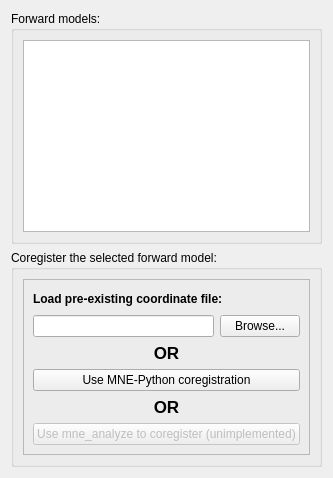
            <widget class="QWidget" name="tabCoregistration">
             <attribute name="title">
              <string>Coregistration</string>
             </attribute>
             <layout class="QFormLayout" name="formLayout_5">
              <item row="0" column="0">
               <layout class="QVBoxLayout" name="verticalLayout_10">
                <item>
                 <widget class="QGroupBox" name="groupBox_6">
                  <property name="title">
                   <string>Forward models:</string>
                  </property>
                  <layout class="QGridLayout" name="gridLayout_23">
                   <item row="0" column="0">
                    <widget class="QTableView" name="tableViewFModelsForCoregistration"/>
                   </item>
                  </layout>
                 </widget>
                </item>
                <item>
                 <widget class="QGroupBox" name="groupBoxCoregister">
                  <property name="title">
                   <string>Coregister the selected forward model:</string>
                  </property>
                  <layout class="QFormLayout" name="formLayout_13">
                   <item row="0" column="0">
                    <layout class="QVBoxLayout" name="verticalLayout_18">
                     <item>
                      <widget class="QFrame" name="frame_4">
                       <property name="frameShape">
                        <enum>QFrame::StyledPanel</enum>
                       </property>
                       <property name="frameShadow">
                        <enum>QFrame::Raised</enum>
                       </property>
                       <layout class="QGridLayout" name="gridLayout_31">
                        <item row="0" column="0">
                         <layout class="QVBoxLayout" name="verticalLayout_17">
                          <item>
                           <layout class="QVBoxLayout" name="verticalLayout_16">
                            <item>
                             <layout class="QHBoxLayout" name="horizontalLayout_22">
                              <item>
                               <widget class="QLabel" name="label_9">
                                <property name="font">
                                 <font>
                                  <weight>75</weight>
                                  <bold>true</bold>
                                 </font>
                                </property>
                                <property name="toolTip">
                                 <string/>
                                </property>
                                <property name="whatsThis">
                                 <string>MRI-image reconstruction can take a day, therefore Meggie only allows importing the pre-reconstructed image. You can, however, examine the reconstructed image with provided tools.</string>
                                </property>
                                <property name="text">
                                 <string>Load pre-existing coordinate file:</string>
                                </property>
                               </widget>
                              </item>
                              <item>
                               <spacer name="horizontalSpacer_4">
                                <property name="orientation">
                                 <enum>Qt::Horizontal</enum>
                                </property>
                                <property name="sizeHint" stdset="0">
                                 <size>
                                  <width>40</width>
                                  <height>20</height>
                                 </size>
                                </property>
                               </spacer>
                              </item>
                             </layout>
                            </item>
                            <item>
                             <layout class="QHBoxLayout" name="horizontalLayout_9">
                              <item>
                               <widget class="QLineEdit" name="lineEditCoregistration">
                                <property name="whatsThis">
                                 <string>MRI-image reconstruction can take a day, therefore Meggie only allows importing the pre-reconstructed image. You can, however, examine the reconstructed image with provided tools.</string>
                                </property>
                               </widget>
                              </item>
                              <item>
                               <widget class="QPushButton" name="pushButtonBrowseCoregistration">
                                <property name="whatsThis">
                                 <string>MRI-image reconstruction can take a day, therefore Meggie only allows importing the pre-reconstructed image. You can, however, examine the reconstructed image with provided tools.</string>
                                </property>
                                <property name="text">
                                 <string>Browse...</string>
                                </property>
                               </widget>
                              </item>
                             </layout>
                            </item>
                           </layout>
                          </item>
                          <item>
                           <widget class="QLabel" name="label_10">
                            <property name="font">
                             <font>
                              <pointsize>13</pointsize>
                              <weight>75</weight>
                              <bold>true</bold>
                             </font>
                            </property>
                            <property name="text">
                             <string>OR</string>
                            </property>
                            <property name="alignment">
                             <set>Qt::AlignCenter</set>
                            </property>
                           </widget>
                          </item>
                          <item>
                           <widget class="QPushButton" name="pushButtonMNECoregistration">
                            <property name="text">
                             <string>Use MNE-Python coregistration</string>
                            </property>
                           </widget>
                          </item>
                          <item>
                           <widget class="QLabel" name="label_11">
                            <property name="font">
                             <font>
                              <pointsize>13</pointsize>
                              <weight>75</weight>
                              <bold>true</bold>
                             </font>
                            </property>
                            <property name="text">
                             <string>OR</string>
                            </property>
                            <property name="alignment">
                             <set>Qt::AlignCenter</set>
                            </property>
                           </widget>
                          </item>
                          <item>
                           <widget class="QPushButton" name="PushButtonMNE_AnalyzeCoregistration">
                            <property name="enabled">
                             <bool>false</bool>
                            </property>
                            <property name="text">
                             <string>Use mne_analyze to coregister (unimplemented)</string>
                            </property>
                           </widget>
                          </item>
                         </layout>
                        </item>
                       </layout>
                      </widget>
                     </item>
                    </layout>
                   </item>
                  </layout>
                 </widget>
                </item>
               </layout>
              </item>
             </layout>
            </widget>
